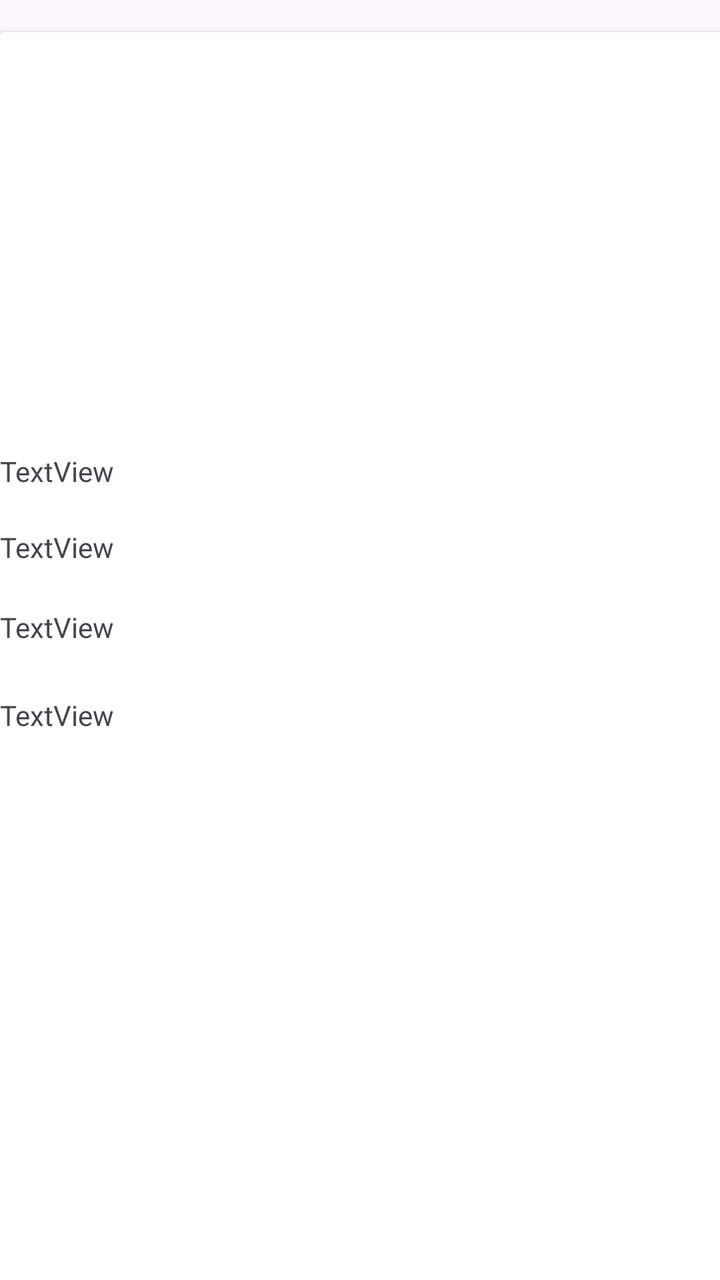
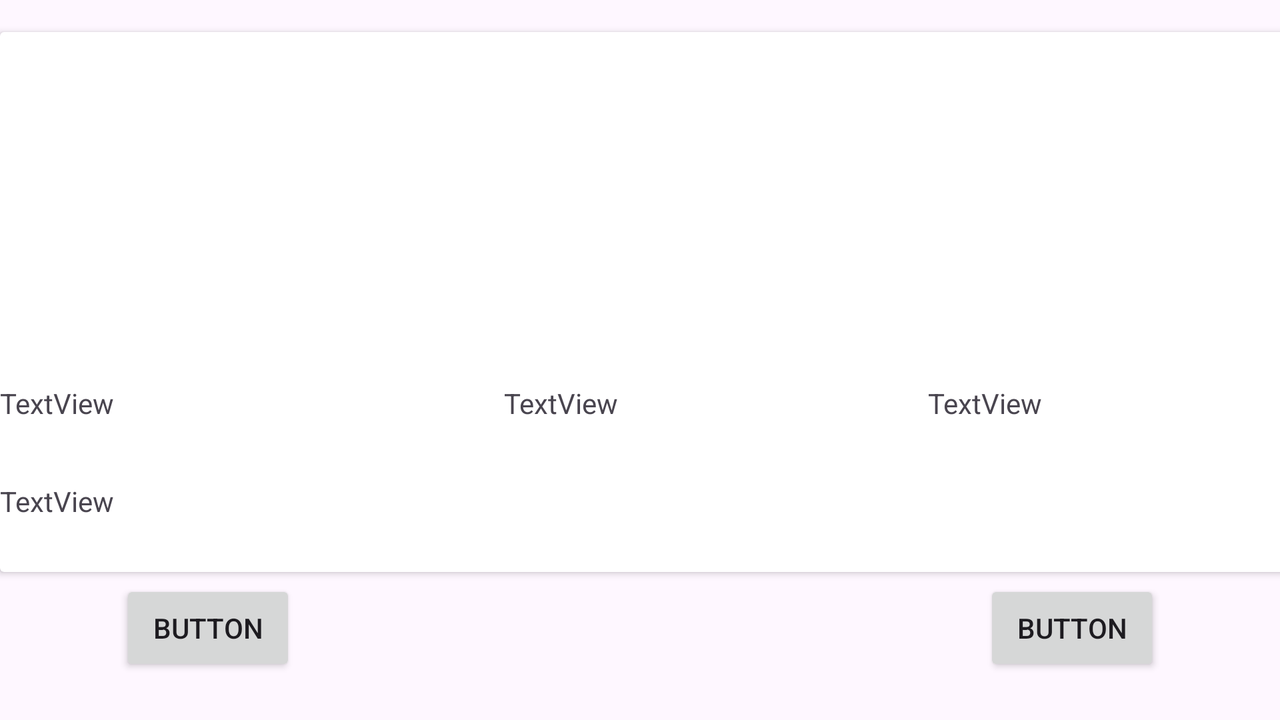

One screen, two layout resources from the same app: the default and the author's alternative for another configuration. Each is rendered where Android would select it; the XML of both is given below.
<!-- AndroidManifest.xml: application theme Theme.Cinemapp -->
<!-- res/layout/visualizar_review_detalle.xml -->
<?xml version="1.0" encoding="utf-8"?>
<androidx.constraintlayout.widget.ConstraintLayout xmlns:android="http://schemas.android.com/apk/res/android"
    xmlns:app="http://schemas.android.com/apk/res-auto"
    xmlns:tools="http://schemas.android.com/tools"
    android:layout_width="match_parent"
    android:layout_height="match_parent">

    <androidx.cardview.widget.CardView
        android:id="@+id/cardView"
        android:layout_width="412dp"
        android:layout_height="649dp"
        android:layout_marginTop="16dp"
        android:visibility="visible"
        app:layout_constraintStart_toStartOf="parent"
        app:layout_constraintTop_toTopOf="parent">

        <LinearLayout
            android:layout_width="match_parent"
            android:layout_height="match_parent"
            android:orientation="vertical">

            <ImageView
                android:id="@+id/imgDetalleV"
                android:layout_width="match_parent"
                android:layout_height="210dp"
                android:visibility="visible"
                app:srcCompat="@drawable/ic_launcher_background" />

            <TextView
                android:id="@+id/nomDetalleV"
                android:layout_width="match_parent"
                android:layout_height="38dp"
                android:text="TextView"
                android:visibility="visible" />

            <TextView
                android:id="@+id/anoDetalleV"
                android:layout_width="match_parent"
                android:layout_height="40dp"
                android:text="TextView"
                android:visibility="visible" />

            <TextView
                android:id="@+id/puntDetalleV"
                android:layout_width="match_parent"
                android:layout_height="44dp"
                android:text="TextView"
                android:visibility="visible" />

            <TextView
                android:id="@+id/resenaDetalleV"
                android:layout_width="match_parent"
                android:layout_height="263dp"
                android:text="TextView"
                android:visibility="visible" />
        </LinearLayout>
    </androidx.cardview.widget.CardView>

    <Button
        android:id="@+id/backDetalleV"
        android:layout_width="wrap_content"
        android:layout_height="wrap_content"
        android:layout_marginStart="60dp"
        android:layout_marginTop="4dp"
        android:text="Button"
        app:layout_constraintStart_toStartOf="parent"
        app:layout_constraintTop_toBottomOf="@+id/cardView" />

    <Button
        android:id="@+id/modifDetalleV"
        android:layout_width="wrap_content"
        android:layout_height="wrap_content"
        android:layout_marginTop="4dp"
        android:layout_marginEnd="60dp"
        android:text="Button"
        app:layout_constraintBottom_toBottomOf="parent"
        app:layout_constraintEnd_toEndOf="parent"
        app:layout_constraintTop_toBottomOf="@+id/cardView"
        app:layout_constraintVertical_bias="0.0" />
</androidx.constraintlayout.widget.ConstraintLayout>
<!-- resources referenced by this layout -->
<resources>
  <style name="Theme.Cinemapp" parent="Base.Theme.Cinemapp" />
  <style name="Base.Theme.Cinemapp" parent="Theme.Material3.DayNight.NoActionBar">
          
          
      </style>
</resources>
<!-- res/layout-land/visualizar_review_detalle.xml (the author's variant of the layout above) -->
<!-- drawn on the phone turned sideways -->
<?xml version="1.0" encoding="utf-8"?>
<androidx.constraintlayout.widget.ConstraintLayout xmlns:android="http://schemas.android.com/apk/res/android"
    xmlns:app="http://schemas.android.com/apk/res-auto"
    xmlns:tools="http://schemas.android.com/tools"
    android:layout_width="match_parent"
    android:layout_height="match_parent">

    <androidx.cardview.widget.CardView
        android:id="@+id/cardView"
        android:layout_width="738dp"
        android:layout_height="270dp"
        android:layout_marginTop="16dp"
        android:visibility="visible"
        app:layout_constraintStart_toStartOf="parent"
        app:layout_constraintTop_toTopOf="parent">

        <LinearLayout
            android:layout_width="match_parent"
            android:layout_height="344dp"
            android:orientation="vertical">

            <ImageView
                android:id="@+id/imgDetalleV"
                android:layout_width="match_parent"
                android:layout_height="176dp"
                android:visibility="visible"
                app:srcCompat="@drawable/ic_launcher_background" />

            <LinearLayout
                android:layout_width="675dp"
                android:layout_height="49dp"
                android:orientation="horizontal">

                <TextView
                    android:id="@+id/anoDetalleV"
                    android:layout_width="252dp"
                    android:layout_height="match_parent"
                    android:text="TextView"
                    android:visibility="visible" />

                <TextView
                    android:id="@+id/nomDetalleV"
                    android:layout_width="212dp"
                    android:layout_height="match_parent"
                    android:text="TextView"
                    android:visibility="visible" />

                <TextView
                    android:id="@+id/puntDetalleV"
                    android:layout_width="267dp"
                    android:layout_height="match_parent"
                    android:text="TextView"
                    android:visibility="visible" />
            </LinearLayout>

            <TextView
                android:id="@+id/resenaDetalleV"
                android:layout_width="match_parent"
                android:layout_height="45dp"
                android:text="TextView"
                android:visibility="visible" />

        </LinearLayout>
    </androidx.cardview.widget.CardView>

    <Button
        android:id="@+id/backDetalleV"
        android:layout_width="wrap_content"
        android:layout_height="wrap_content"
        android:layout_marginStart="60dp"
        android:layout_marginTop="4dp"
        android:text="Button"
        app:layout_constraintStart_toStartOf="parent"
        app:layout_constraintTop_toBottomOf="@+id/cardView" />

    <Button
        android:id="@+id/modifDetalleV"
        android:layout_width="wrap_content"
        android:layout_height="wrap_content"
        android:layout_marginTop="4dp"
        android:layout_marginEnd="60dp"
        android:text="Button"
        app:layout_constraintBottom_toBottomOf="parent"
        app:layout_constraintEnd_toEndOf="parent"
        app:layout_constraintTop_toBottomOf="@+id/cardView"
        app:layout_constraintVertical_bias="0.0" />

</androidx.constraintlayout.widget.ConstraintLayout>
